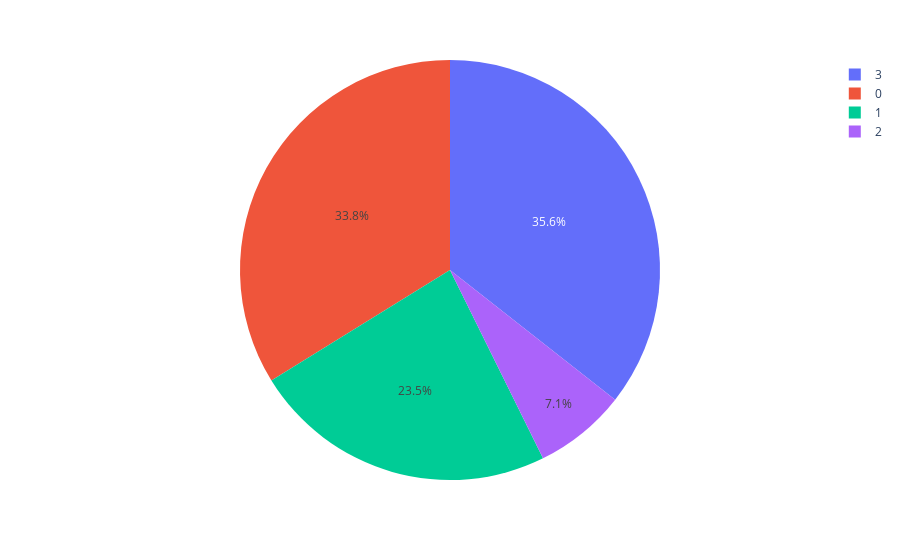

This figure's notebook cell:
### Code cell
px.pie(df, values='tip', names='day')

### Figure 1 — Plotly figure (JSON) as saved in the notebook; plotly's stock layout.template omitted (floating-point values rounded to 4 significant figures; data arrays with more than 128 entries replaced by an {"elided": "..."} marker saying what was removed)
{"data": [{"domain": {"x": [0, 1], "y": [0, 1]}, "hovertemplate": "day=%{label}<br>tip=%{value}<extra></extra>", "labels": {"elided": "244 int values"}, "legendgroup": "", "name": "", "showlegend": true, "type": "pie", "values": {"elided": "244 float values"}}], "layout": {"legend": {"tracegroupgap": 0}, "margin": {"t": 60}}}
